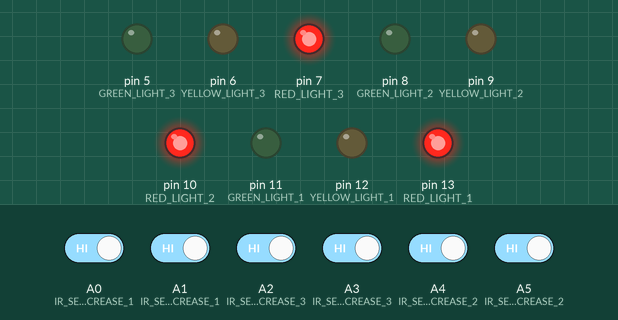
This sketch was run on a simulated Arduino Uno, built with avr-gcc and run on an emulated ATmega328P. Shown: output pins drawn as LEDs (lit = HIGH). The inputs (shaded band) are chosen by the test bench; at power-on: A0 (IR_SENSOR_INCREASE_1), A1 (IR_SENSOR_DECREASE_1), A2 (IR_SENSOR_INCREASE_3), A3 (IR_SENSOR_DECREASE_3), A4 (IR_SENSOR_INCREASE_2), A5 (IR_SENSOR_DECREASE_2) HIGH.

Above: at 1.2 s.
1.3 s: A0 (IR_SENSOR_INCREASE_1) driven LOW
At 2.1 s:
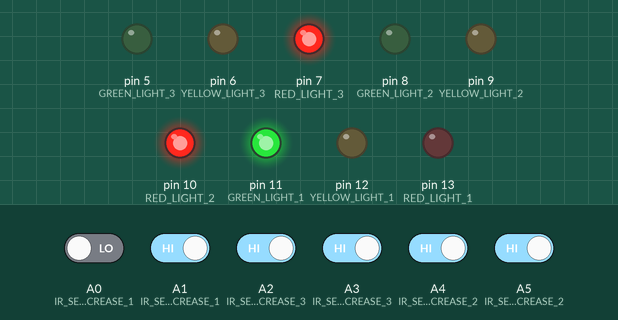
4.3 s: A2 (IR_SENSOR_INCREASE_3) driven LOW
At 5.6 s:
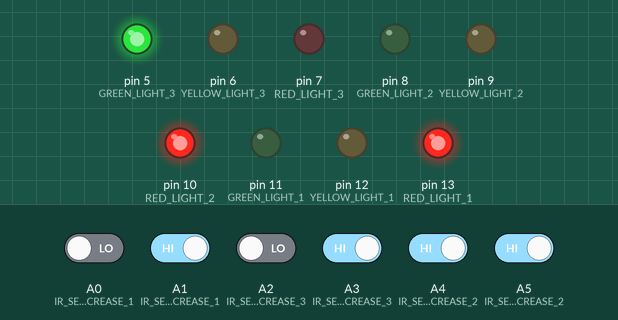
7.3 s: A4 (IR_SENSOR_INCREASE_2) driven LOW
At 7.9 s:
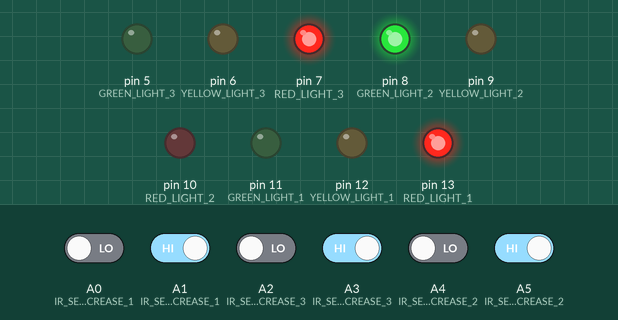
10.3 s: A4 (IR_SENSOR_INCREASE_2) driven HIGH
At 11.9 s:
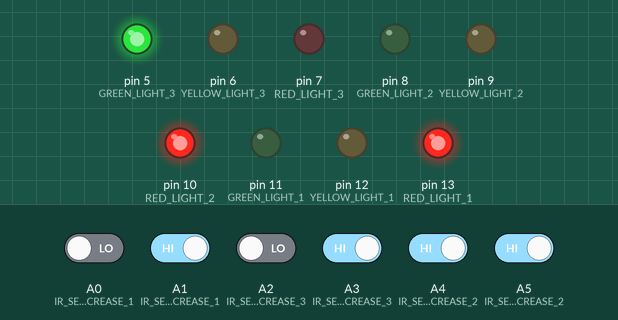
12.6 s: A0 (IR_SENSOR_INCREASE_1) driven HIGH
At 13.6 s:
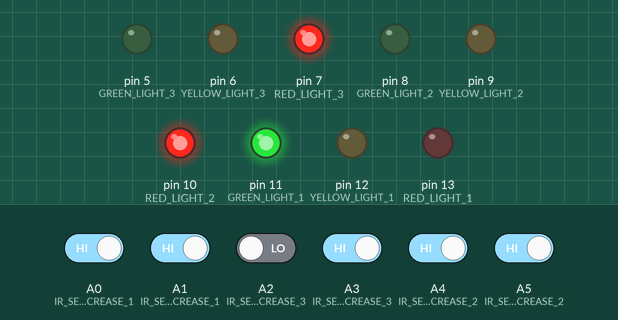
Timing chart, 0 to 15.4 s (numbered marks = the images above; inputs shaded):
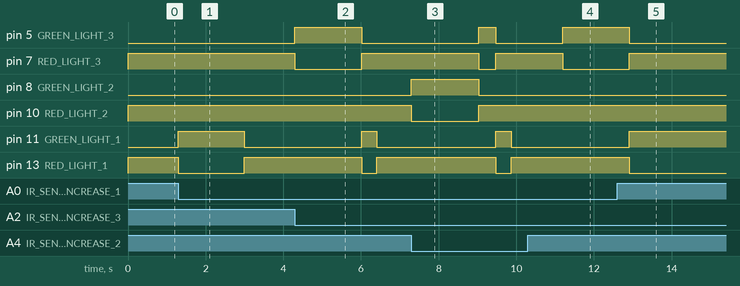

Measured:
- after the input at 1.3 s, pin 11 (GREEN_LIGHT_1): LOW → HIGH at once, → LOW 1.7 s later; pin 13 (RED_LIGHT_1): HIGH → LOW at once, → HIGH 1.7 s later
- after the input at 4.3 s, pin 5 (GREEN_LIGHT_3): LOW → HIGH at once, → LOW 1.7 s later; pin 7 (RED_LIGHT_3): HIGH → LOW at once, → HIGH 1.7 s later
- after the input at 7.3 s, pin 8 (GREEN_LIGHT_2): LOW → HIGH at once, → LOW 1.7 s later; pin 10 (RED_LIGHT_2): HIGH → LOW at once, → HIGH 1.7 s later
- after the input at 10.3 s, pin 5 (GREEN_LIGHT_3): LOW → HIGH after 0.90 s instead of 2.2 s; pin 7 (RED_LIGHT_3): HIGH → LOW after 0.90 s instead of 2.2 s; pin 8 (GREEN_LIGHT_2): stays LOW (without the input it goes to HIGH after 0.47 s); pin 10 (RED_LIGHT_2): stays HIGH (without the input it goes to LOW after 0.47 s)
- after the input at 12.6 s, pin 5 (GREEN_LIGHT_3), pin 13 (RED_LIGHT_1): goes on until 12.9 s, then stays LOW; pin 7 (RED_LIGHT_3), pin 11 (GREEN_LIGHT_1): goes on until 12.9 s, then stays HIGH

The sketch:

SIP_Code.ino
```cpp
#define IR_SENSOR_INCREASE_1 A0
#define IR_SENSOR_DECREASE_1 A1
#define IR_SENSOR_INCREASE_2 A4
#define IR_SENSOR_DECREASE_2 A5
#define IR_SENSOR_INCREASE_3 A2
#define IR_SENSOR_DECREASE_3 A3

#define RED_LIGHT_1 13
#define YELLOW_LIGHT_1 12
#define GREEN_LIGHT_1 11
#define RED_LIGHT_2 10
#define YELLOW_LIGHT_2 9
#define GREEN_LIGHT_2 8
#define RED_LIGHT_3 7
#define YELLOW_LIGHT_3 6
#define GREEN_LIGHT_3 5

int count1 = 0;
int count2 = 0;
int count3 = 0;
int greenPriority = -1; // -1 means no priority

void setup() {
  pinMode(IR_SENSOR_INCREASE_1, INPUT);
  pinMode(IR_SENSOR_DECREASE_1, INPUT);
  pinMode(IR_SENSOR_INCREASE_2, INPUT);
  pinMode(IR_SENSOR_DECREASE_2, INPUT);
  pinMode(IR_SENSOR_INCREASE_3, INPUT);
  pinMode(IR_SENSOR_DECREASE_3, INPUT);

  pinMode(RED_LIGHT_1, OUTPUT);
  pinMode(YELLOW_LIGHT_1, OUTPUT);
  pinMode(GREEN_LIGHT_1, OUTPUT);
  pinMode(RED_LIGHT_2, OUTPUT);
  pinMode(YELLOW_LIGHT_2, OUTPUT);
  pinMode(GREEN_LIGHT_2, OUTPUT);
  pinMode(RED_LIGHT_3, OUTPUT);
  pinMode(YELLOW_LIGHT_3, OUTPUT);
  pinMode(GREEN_LIGHT_3, OUTPUT);

  digitalWrite(RED_LIGHT_1, HIGH);
  digitalWrite(RED_LIGHT_2, HIGH);
  digitalWrite(RED_LIGHT_3, HIGH);
}

void loop() {
  int inc1 = digitalRead(IR_SENSOR_INCREASE_1);
  int dec1 = digitalRead(IR_SENSOR_DECREASE_1);
  int inc2 = digitalRead(IR_SENSOR_INCREASE_2);
  int dec2 = digitalRead(IR_SENSOR_DECREASE_2);
  int inc3 = digitalRead(IR_SENSOR_INCREASE_3);
  int dec3 = digitalRead(IR_SENSOR_DECREASE_3);

  if (inc1 == LOW) count1++;
  if (dec1 == LOW && count1 > 0) { count1--; greenPriority = 1; }
  if (inc2 == LOW) count2++;
  if (dec2 == LOW && count2 > 0) { count2--; greenPriority = 2; }
  if (inc3 == LOW) count3++;
  if (dec3 == LOW && count3 > 0) { count3--; greenPriority = 3; }

  manageTrafficLights();
}

void manageTrafficLights() {
  if (greenPriority != -1) {
    // Prioritize the light with decreasing count
    switch (greenPriority) {
      case 1:
        digitalWrite(GREEN_LIGHT_1, HIGH);
        digitalWrite(RED_LIGHT_1, LOW);
        digitalWrite(GREEN_LIGHT_2, LOW);
        digitalWrite(RED_LIGHT_2, HIGH);
        digitalWrite(GREEN_LIGHT_3, LOW);
        digitalWrite(RED_LIGHT_3, HIGH);
        break;
      case 2:
        digitalWrite(GREEN_LIGHT_1, LOW);
        digitalWrite(RED_LIGHT_1, HIGH);
        digitalWrite(GREEN_LIGHT_2, HIGH);
        digitalWrite(RED_LIGHT_2, LOW);
        digitalWrite(GREEN_LIGHT_3, LOW);
        digitalWrite(RED_LIGHT_3, HIGH);
        break;
      case 3:
        digitalWrite(GREEN_LIGHT_1, LOW);
        digitalWrite(RED_LIGHT_1, HIGH);
        digitalWrite(GREEN_LIGHT_2, LOW);
        digitalWrite(RED_LIGHT_2, HIGH);
        digitalWrite(GREEN_LIGHT_3, HIGH);
        digitalWrite(RED_LIGHT_3, LOW);
        break;
    }
    // Reset priority if count reaches zero
    if ((greenPriority == 1 && count1 == 0) ||
        (greenPriority == 2 && count2 == 0) ||
        (greenPriority == 3 && count3 == 0)) {
      greenPriority = -1;
    }
  } else {
    // Find the intersection with the highest count and manage lights accordingly
    int maxCount = max(max(count1, count2), count3);
    if (maxCount > 0) {
      if (count1 == maxCount) {
        digitalWrite(GREEN_LIGHT_1, HIGH);
        digitalWrite(RED_LIGHT_1, LOW);
        digitalWrite(GREEN_LIGHT_2, LOW);
        digitalWrite(RED_LIGHT_2, HIGH);
        digitalWrite(GREEN_LIGHT_3, LOW);
        digitalWrite(RED_LIGHT_3, HIGH);
      } else if (count2 == maxCount) {
        digitalWrite(GREEN_LIGHT_1, LOW);
        digitalWrite(RED_LIGHT_1, HIGH);
        digitalWrite(GREEN_LIGHT_2, HIGH);
        digitalWrite(RED_LIGHT_2, LOW);
        digitalWrite(GREEN_LIGHT_3, LOW);
        digitalWrite(RED_LIGHT_3, HIGH);
      } else {
        digitalWrite(GREEN_LIGHT_1, LOW);
        digitalWrite(RED_LIGHT_1, HIGH);
        digitalWrite(GREEN_LIGHT_2, LOW);
        digitalWrite(RED_LIGHT_2, HIGH);
        digitalWrite(GREEN_LIGHT_3, HIGH);
        digitalWrite(RED_LIGHT_3, LOW);
      }
    } else {
      // All lights red if all counts are zero
      digitalWrite(GREEN_LIGHT_1, LOW);
      digitalWrite(RED_LIGHT_1, HIGH);
      digitalWrite(GREEN_LIGHT_2, LOW);
      digitalWrite(RED_LIGHT_2, HIGH);
      digitalWrite(GREEN_LIGHT_3, LOW);
      digitalWrite(RED_LIGHT_3, HIGH);
    }
  }
}
```
